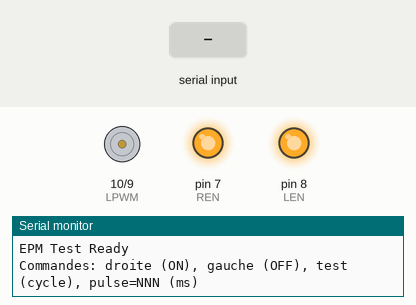
This sketch was run on a simulated Arduino Uno, built with avr-gcc and run on an emulated ATmega328P. Parts: motor-driver pin pairs drawn as motors (green arrow = first pin HIGH = forward, orange = second pin HIGH = backward, longer = more drive), output pins drawn as LEDs (lit = HIGH), the last lines printed to the serial monitor. The inputs (shaded band) are chosen by the test bench.

Above: at 1.2 s.
1.3 s: "test\n" received over Serial
At 1.5 s:
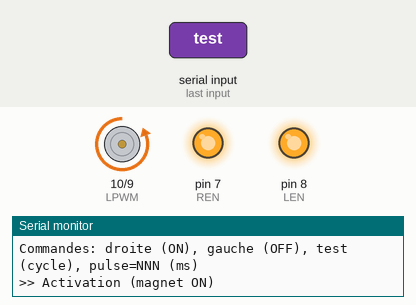
At 3.85 s:
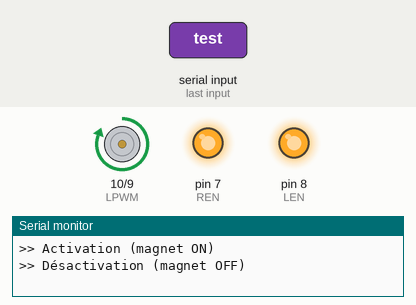
4.3 s: "droite\n" received over Serial
At 7.4 s:
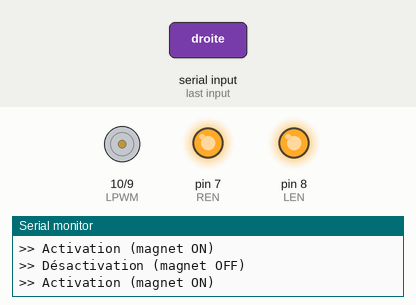
Timing chart, 0 to 8.9 s (numbered marks = the images above; inputs shaded):
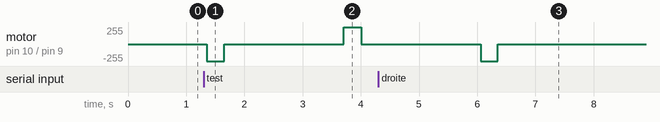

The sketch:

epm_bts7960_test.ino
```cpp
// === EPM TEST with BTS7960 ===
// RPWM = D9, LPWM = D10, REN = D7, LEN = D8
// Commandes série :
// - droite  => activation (ON)
// - gauche  => désactivation (OFF)
// - test    => cycle ON/OFF
// - pulse=NNN => durée de l'impulsion (ms)

#define RPWM 9
#define LPWM 10
#define REN 7
#define LEN 8

// Paramètres d'impulsion (ajustables selon l'EPM)
unsigned int pulseMs = 300;
unsigned int settleMs = 50;

void etatRepos() {
  // Etat sûr : aucun PWM actif
  analogWrite(RPWM, 0);
  analogWrite(LPWM, 0);
  digitalWrite(RPWM, LOW);
  digitalWrite(LPWM, LOW);
}

void activerEPM() {
  // Sens d'activation : courant via RPWM
  Serial.println(">> Activation (magnet ON)");
  etatRepos();
  delay(settleMs);
  digitalWrite(LPWM, LOW);
  analogWrite(RPWM, 255);
  delay(pulseMs);
  analogWrite(RPWM, 0);
  etatRepos();
}

void desactiverEPM() {
  // Sens de désactivation : courant via LPWM
  Serial.println(">> Désactivation (magnet OFF)");
  etatRepos();
  delay(settleMs);
  digitalWrite(RPWM, LOW);
  analogWrite(LPWM, 255);
  delay(pulseMs);
  analogWrite(LPWM, 0);
  etatRepos();
}

void cycleTest() {
  activerEPM();
  delay(2000);
  desactiverEPM();
  delay(2000);
}

String readCommand() {
  if (Serial.available()) {
    String cmd = Serial.readStringUntil('\n');
    cmd.trim();
    cmd.toLowerCase();
    return cmd;
  }
  return "";
}

void setup() {
  pinMode(RPWM, OUTPUT);
  pinMode(LPWM, OUTPUT);
  pinMode(REN, OUTPUT);
  pinMode(LEN, OUTPUT);

  // Les broches EN restent à HIGH pour activer le pont en H
  digitalWrite(REN, HIGH);
  digitalWrite(LEN, HIGH);

  etatRepos();

  Serial.begin(9600);
  Serial.println("EPM Test Ready");
  Serial.println("Commandes: droite (ON), gauche (OFF), test (cycle), pulse=NNN (ms)");
}

void loop() {
  String cmd = readCommand();

  if (cmd == "droite") {
    activerEPM();
  } else if (cmd == "gauche") {
    desactiverEPM();
  } else if (cmd == "test") {
    cycleTest();
  } else if (cmd.startsWith("pulse=")) {
    int val = cmd.substring(6).toInt();
    if (val >= 20 && val <= 2000) {
      pulseMs = (unsigned int)val;
      Serial.print("Pulse mise a jour: ");
      Serial.print(pulseMs);
      Serial.println(" ms");
    } else {
      Serial.println("Valeur invalide (20..2000 ms)");
    }
  } else if (cmd.length() > 0) {
    Serial.println("Commande inconnue. Utilise: droite | gauche | test | pulse=NNN");
  }
}
```

Measured:
- after the input at 1.3 s, motor on pin 10 (LPWM) / pin 9 (RPWM): stopped → backward 255/255 after 0.06 s, → stopped 0.30 s later, → forward 255/255 2.1 s later, → stopped 0.30 s later
- after the input at 4.3 s, motor on pin 10 (LPWM) / pin 9 (RPWM): stopped → backward 255/255 after 1.8 s, → stopped 0.30 s later
